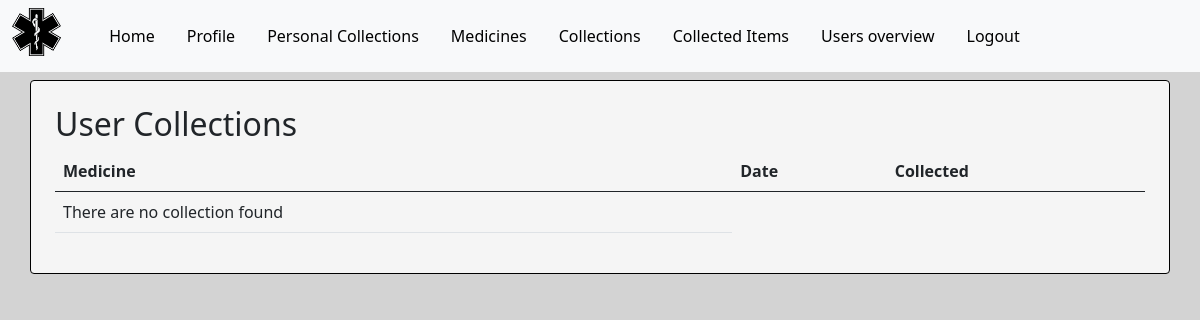
Page /user_collections/1/ (signed in) on the earlier database version.
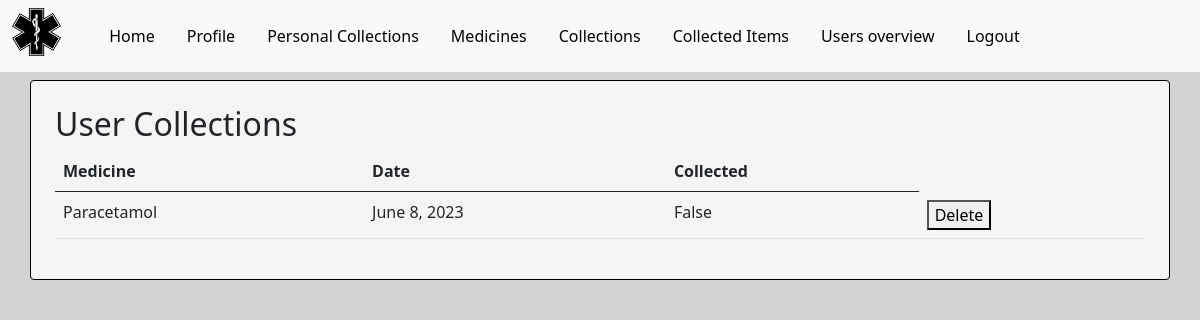
Same page on the later database version.
### base/models.py (models this page shows, shortened)
class Collection(models.Model):
    medicine = models.ForeignKey(
        Medicine, on_delete=models.CASCADE, null=False)
    user = models.ForeignKey(User, on_delete=models.CASCADE)
    date = models.DateField(blank=False,)
    collected = models.BooleanField(default=False)
    collected_approved = models.BooleanField(default=False)
    collected_approved_by = models.ForeignKey(User, on_delete=models.CASCADE,
                                    related_name='approved_by', null=True, blank=True)

class Medicine(models.Model):
    name = models.CharField(max_length=50)
    manufacture = models.CharField(max_length=50)
    cures = models.CharField(max_length=50)
    side_effects = models.CharField(max_length=50)

### base/views.py (the view)
# urls.py: path('user_collections/<int:user_id>/', views.user_collections, name='user_collections'),
@login_required
@staff_member_required
def user_collections(request, user_id):
    user = User.objects.get(id=user_id)
    collections = Collection.objects.filter(user=user)
    context = {
        'collections': collections
    }
    return render(request, 'base/user_collections.html', context)

### base/templates/base/user_collections.html (shortened to what this page needs)
{% extends 'base/base.html' %}
{% block content %}
<div class="p-3">
    <h2>User Collections</h2>
    <table class="table">
        <thead>
          <tr>
            <th scope="col">Medicine</th>
            <th scope="col">Date</th>
            <th scope="col">Collected</th>
          </tr>
        </thead>
        <tbody>
            {% for collection in collections %}
        <tr>
            <td>{{ collection.medicine.name }}</td>
            <td>{{ collection.date }} </td>
            <td>{{ collection.collected }} </td>
            <td>
                <form method="post" action="{% url 'delete_collection' collection.id %}">
                    <button type="submit">Delete</button>
                </form>
            </td>
          </tr>
        {% empty %}
            <tr>
                <td> There are no collection found</td>
            </tr>
        {% endfor %}
        </tbody>
    </table>
</div>
{% endblock %}

Differences in the rows shown:
added Collection: medicine.name "Paracetamol", date "June 8, 2023", collected "False"
Other differences:
text no longer shown: "There are no collection found"
